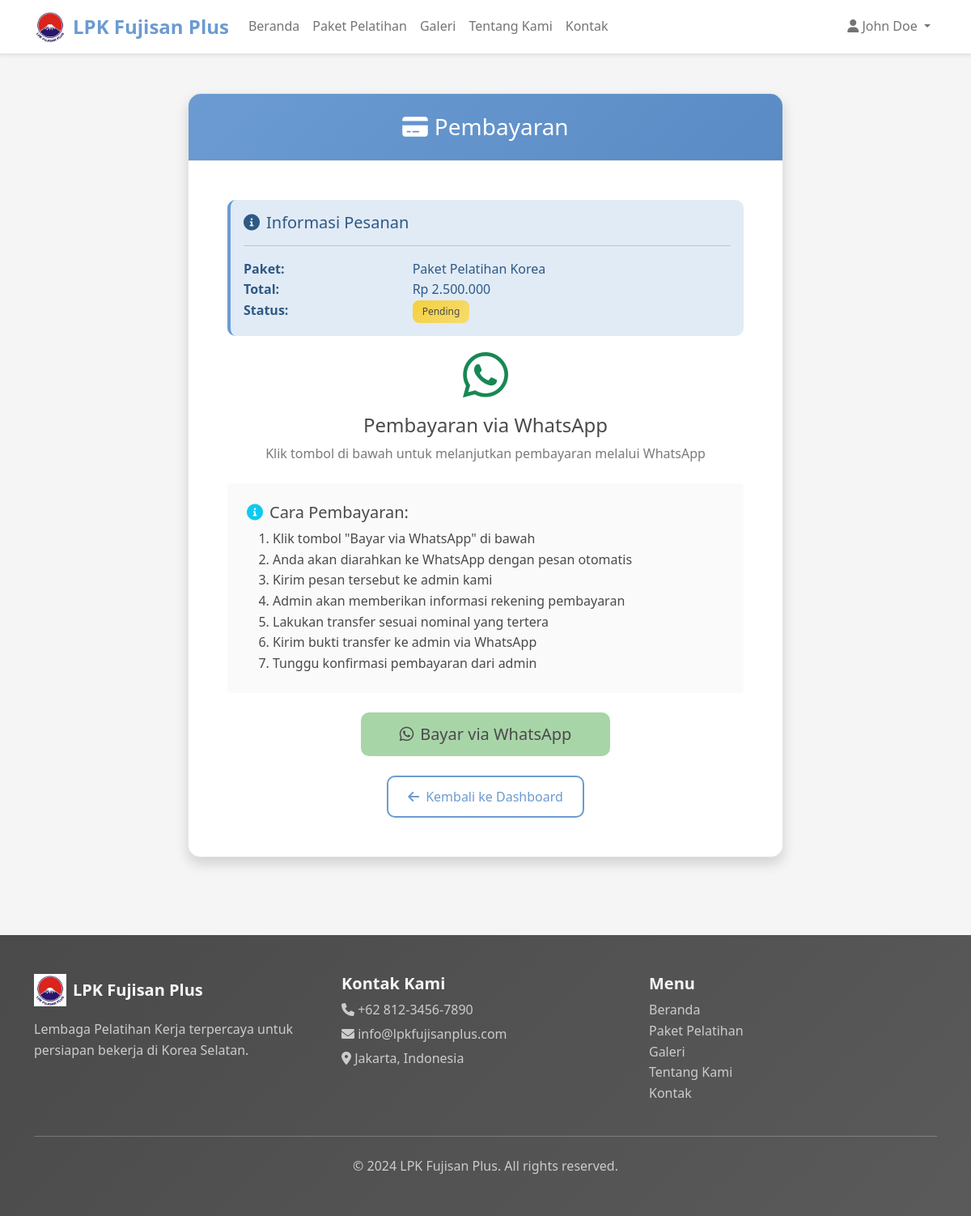
The page /index.php?page=pembayaran (signed in) on the database its author committed.
### tables this page shows
CREATE TABLE `orders` (
  `id` int(11) NOT NULL,
  `user_id` int(11) NOT NULL,
  `package_id` int(11) NOT NULL,
  `status` enum('pending','confirmed','cancelled') DEFAULT 'pending',
  `total_amount` decimal(10,2) NOT NULL,
  `is_deleted` tinyint(1) DEFAULT 0,
  `created_at` timestamp NOT NULL DEFAULT current_timestamp()
);

CREATE TABLE `packages` (
  `id` int(11) NOT NULL,
  `name` varchar(100) NOT NULL,
  `description` text NOT NULL,
  `price` decimal(10,2) NOT NULL,
  `is_deleted` tinyint(1) DEFAULT 0,
  `created_at` timestamp NOT NULL DEFAULT current_timestamp()
);

### config/database.php (called while the page is built, shortened)
<?php
class Database
{
    private $host = DB_HOST;
    private $user = DB_USER;
    private $pass = DB_PASS;
    private $dbname = DB_NAME;
    private $dbh;
    public function __construct()
    {
        try {
            $this->setupDatabase();
            $dsn = 'mysql:host=' . $this->host . ';dbname=' . $this->dbname . ';charset=utf8';
            $options = array(
                PDO::ATTR_PERSISTENT => true,
                PDO::ATTR_ERRMODE => PDO::ERRMODE_EXCEPTION,
                PDO::ATTR_DEFAULT_FETCH_MODE => PDO::FETCH_ASSOC
            );
            $this->dbh = new PDO($dsn, $this->user, $this->pass, $options);
        } catch (PDOException $e) {
            die("Database connection error: " . $e->getMessage());
        }
    }
    private function setupDatabase()
    {
        try {
            $pdo = new PDO('mysql:host=' . $this->host . ';charset=utf8', $this->user, $this->pass);
            $pdo->setAttribute(PDO::ATTR_ERRMODE, PDO::ERRMODE_EXCEPTION);
            $pdo->exec("CREATE DATABASE IF NOT EXISTS `" . $this->dbname . "` CHARACTER SET utf8 COLLATE utf8_general_ci");
            $pdo->exec("USE `" . $this->dbname . "`");
            $this->insertDefaultData($pdo);
        } catch (PDOException $e) {
            die("Database setup error: " . $e->getMessage());
        }
    }
    private function insertDefaultData($pdo)
    {
        $stmt = $pdo->prepare("SELECT COUNT(*) FROM `users`");
        $stmt->execute();
        $userCount = $stmt->fetchColumn();
        $stmt = $pdo->prepare("SELECT COUNT(*) FROM `packages` WHERE `is_deleted` = 0");
        $stmt->execute();
        $packageCount = $stmt->fetchColumn();
    }
    public function query($query)
    {
        $this->stmt = $this->dbh->prepare($query);
    }
    public function bind($param, $value, $type = null)
    {
        if (is_null($type)) {
            switch (true) {
                case is_int($value):
                    $type = PDO::PARAM_INT;
                    break;
            }
        }
        $this->stmt->bindValue($param, $value, $type);
    }
    public function execute()
    {
        return $this->stmt->execute();
    }
    public function resultset()
    {
        $this->execute();
        return $this->stmt->fetchAll(PDO::FETCH_ASSOC);
    }
    public function single()
    {
        $this->execute();
        return $this->stmt->fetch(PDO::FETCH_ASSOC);
    }
}

### model/Order.php (called while the page is built, shortened)
<?php
require_once 'config/database.php';
class Order {
    private $db;
    public function __construct() {
        $this->db = new Database();
    }
    public function getByUserId($user_id) {
        try {
            $this->db->query('SELECT o.*, p.name as package_name FROM orders o
                             JOIN packages p ON o.package_id = p.id
                             WHERE o.user_id = :user_id AND o.is_deleted = 0
                             ORDER BY o.created_at DESC');
            $this->db->bind(':user_id', $user_id);
            return $this->db->resultset();
        } catch (Exception $e) {
            error_log("Order getByUserId error: " . $e->getMessage());
            return [];
        }
    }
}
?>

### model/User.php (called while the page is built, shortened)
<?php
require_once 'config/database.php';
class User {
    private $db;
    public function __construct() {
        $this->db = new Database();
    }
    public function findById($id) {
        $this->db->query('SELECT * FROM users WHERE id = :id AND is_deleted = 0');
        $this->db->bind(':id', $id);
        return $this->db->single();
    }
}
?>

### views/pages/pembayaran.php (the view, shortened to what this page needs)
<?php
include 'views/layouts/header.php';
require_once 'model/Order.php';
require_once 'model/User.php';
$orderModel = new Order();
$userModel = new User();
$user = $userModel->findById($_SESSION['user_id']);
$orders = $orderModel->getByUserId($_SESSION['user_id']);
$latestOrder = !empty($orders) ? $orders[0] : null;
$whatsappMessage = "Halo LPK Fujisan Plus,\n\n";
$whatsappMessage .= "Saya ingin melakukan pembayaran untuk:\n";
$whatsappMessage .= "Nama: " . $user['name'] . "\n";
$whatsappMessage .= "Email: " . $user['email'] . "\n";
$whatsappMessage .= "No. HP: " . $user['phone'] . "\n";
if ($latestOrder) {
    $whatsappMessage .= "Paket: " . $latestOrder['package_name'] . "\n";
    $whatsappMessage .= "Total: Rp " . number_format($latestOrder['total_amount'], 0, ',', '.') . "\n";
}
$whatsappMessage .= "\nMohon informasi rekening untuk pembayaran.\n\nTerima kasih.";
$whatsappUrl = "https://wa.me/" . WHATSAPP_NUMBER . "?text=" . urlencode($whatsappMessage);
?>
<div class="container py-5">
    <div class="row justify-content-center">
        <div class="col-md-8">
            <div class="card shadow">
                <div class="card-header bg-primary text-white text-center py-4">
                    <h3 class="mb-0"><i class="fas fa-credit-card me-2"></i>Pembayaran</h3>
                </div>
                <div class="card-body p-5">
                    <?php if ($latestOrder): ?>
                    <div class="alert alert-info">
                        <h5><i class="fas fa-info-circle me-2"></i>Informasi Pesanan</h5>
                        <hr>
                        <div class="row">
                            <div class="col-sm-4"><strong>Paket:</strong></div>
                            <div class="col-sm-8"><?php echo htmlspecialchars($latestOrder['package_name']); ?></div>
                        </div>
                        <div class="row">
                            <div class="col-sm-4"><strong>Total:</strong></div>
                            <div class="col-sm-8">Rp <?php echo number_format($latestOrder['total_amount'], 0, ',', '.'); ?></div>
                        </div>
                        <div class="row">
                            <div class="col-sm-4"><strong>Status:</strong></div>
                            <div class="col-sm-8">
                                <span class="badge bg-<?php echo $latestOrder['status'] == 'confirmed' ? 'success' : ($latestOrder['status'] == 'pending' ? 'warning' : 'danger'); ?>">
                                    <?php echo ucfirst($latestOrder['status']); ?>
                                </span>
                            </div>
                        </div>
                    </div>
                    <?php endif; ?>
                    <div class="text-center mb-4">
                        <i class="fab fa-whatsapp text-success" style="font-size: 4rem;"></i>
                        <h4 class="mt-3">Pembayaran via WhatsApp</h4>
                        <p class="text-muted">Klik tombol di bawah untuk melanjutkan pembayaran melalui WhatsApp</p>
                    </div>
                    <div class="bg-light p-4 rounded mb-4">
                        <h5><i class="fas fa-info-circle text-info me-2"></i>Cara Pembayaran:</h5>
                        <ol class="mb-0">
                            <li>Klik tombol "Bayar via WhatsApp" di bawah</li>
                            <li>Anda akan diarahkan ke WhatsApp dengan pesan otomatis</li>
                            <li>Kirim pesan tersebut ke admin kami</li>
                            <li>Admin akan memberikan informasi rekening pembayaran</li>
                            <li>Lakukan transfer sesuai nominal yang tertera</li>
                            <li>Kirim bukti transfer ke admin via WhatsApp</li>
                            <li>Tunggu konfirmasi pembayaran dari admin</li>
                        </ol>
                    </div>
                    <div class="text-center">
                        <a href="<?php echo $whatsappUrl; ?>" target="_blank" class="btn btn-success btn-lg px-5">
                            <i class="fab fa-whatsapp me-2"></i>Bayar via WhatsApp
                        </a>
                    </div>
                    <div class="text-center mt-4">
                        <a href="index.php?page=user_dashboard" class="btn btn-outline-primary">
                            <i class="fas fa-arrow-left me-2"></i>Kembali ke Dashboard
                        </a>
                    </div>
                </div>
            </div>
        </div>
    </div>
</div>
<?php include 'views/layouts/footer.php'; ?>

### assets/css/style.css (style rules this page uses)
:root { --primary-color: #6b9bd2; --secondary-color: #e8a5a5; --accent-color: #f5f5f5; --text-dark: #4a4a4a; --text-light: #7a7a7a; --bg-light: #fafafa; --border-color: #e5e5e5; --success-color: #a8d5a8; --warning-color: #f4d03f; --danger-color: #f1948a; }
body { font-family: "Segoe UI", Tahoma, Geneva, Verdana, sans-serif; color: var(--text-dark); line-height: 1.6; background-color: var(--accent-color); }
.card { border: 1px solid var(--border-color); border-radius: 15px; transition: transform 0.3s ease, box-shadow 0.3s ease; background-color: white; }
.card-header { border-radius: 15px 15px 0 0 !important; border-bottom: 1px solid var(--border-color); font-weight: 600; background-color: var(--bg-light); }
.btn { border-radius: 10px; font-weight: 500; padding: 0.75rem 1.5rem; transition: all 0.3s ease; border: none; }
.btn-success { background-color: var(--success-color); color: var(--text-dark); }
.btn-outline-primary { border: 2px solid var(--primary-color); color: var(--primary-color); }
.badge { font-size: 0.75rem; padding: 0.5rem 0.75rem; border-radius: 8px; font-weight: 500; }
.bg-warning { background-color: var(--warning-color) !important; color: var(--text-dark) !important; }
.bg-primary { background-color: var(--primary-color) !important; color: white !important; }
.alert { border-radius: 10px; border: none; font-weight: 500; }
.alert-info { background-color: rgba(107, 155, 210, 0.2); color: #2e5984; border-left: 4px solid var(--primary-color); }
.bg-primary { background: linear-gradient(135deg, var(--primary-color) 0%, #5a8bc4 100%) !important; }
.bg-warning { background: linear-gradient(135deg, var(--warning-color) 0%, #f7dc6f 100%) !important; }
.bg-light { background-color: var(--bg-light) !important; }
.text-muted { color: var(--text-light) !important; }

### rows shown on the page
orders: package.name "Paket Pelatihan Korea", total_amount "2.500.000", status "Pending"

### other values the page prints
$_SESSION['user_name'] "John Doe"
